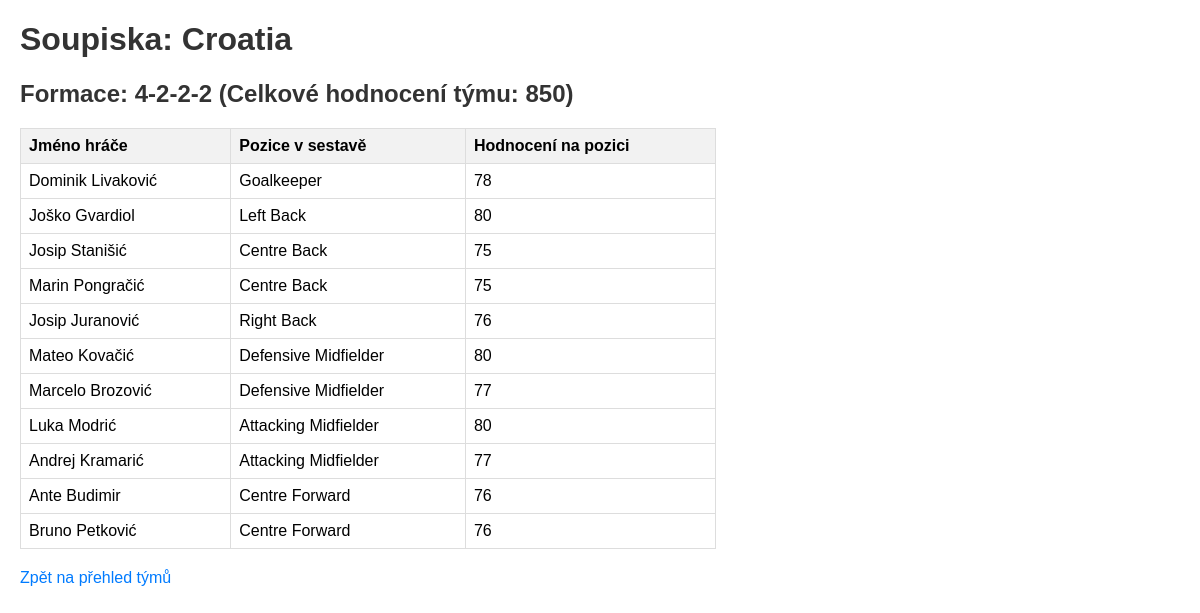
The page /tym/Croatia on the database its author committed.
### tables this page shows
CREATE TABLE "rosters" (
"nationality" TEXT,
  "player_name" TEXT,
  "assigned_position" TEXT,
  "overall_rating_in_position" INTEGER,
  "formation_name" TEXT
);

### app/routes.py (the view)
@app.route('/tym/<team_name>')
def team_roster(team_name):
    conn = get_db()
    players_list = []; formation_name = "N/A"; total_team_rating = 0
    try:
        cursor = conn.execute("SELECT player_name, assigned_position, overall_rating_in_position, formation_name FROM rosters WHERE nationality = ?", (team_name,))
        roster_data_raw = [dict(row) for row in cursor.fetchall()]
        if not roster_data_raw: abort(404)
        formation_name = roster_data_raw[0]['formation_name']
        total_team_rating = sum(p['overall_rating_in_position'] for p in roster_data_raw)
        if formation_name in formations:
            pos_map = {pos: i for i, pos in enumerate(formations[formation_name])}
            players_list = sorted(roster_data_raw, key=lambda p: pos_map.get(p['assigned_position'], 99))
        else: players_list = sorted(roster_data_raw, key=lambda p: p['player_name'])
    except Exception as e: logging.error(f"Error reading roster for {team_name}: {e}"); abort(500)
    return render_template('team_roster.html', title=f'Soupiska - {team_name}', team_name=team_name, formation_name=formation_name, players=players_list, total_team_rating=total_team_rating)

### app/routes.py (called while the page is built)
def get_database_path():
    if 'BASE_DIR' not in app.config:
        app.config['BASE_DIR'] = os.path.dirname(os.path.dirname(os.path.abspath(__file__)))
    return os.path.join(app.config['BASE_DIR'], 'data', 'database.db')

def get_db():
    if 'db' not in g:
        db_path = get_database_path()
        try:
            g.db = sqlite3.connect(db_path)
            g.db.row_factory = sqlite3.Row
            logging.info(f"DB connection successful to {db_path}")
        except sqlite3.Error as e: logging.error(f"DB connection error: {e}"); abort(500)
    return g.db

### app/templates/team_roster.html (shortened to what this page needs)
<!doctype html>
<html>
    <head>
    </head>
    <body>
        <h1>Soupiska: {{ team_name }}</h1>
        <h2>
            Formace: {{ formation_name }} (Celkové hodnocení týmu: {{
            total_team_rating }})
        </h2>
         {% if players %}
        <table>
            <thead>
                <tr>
                    <th>Jméno hráče</th>
                    <th>Pozice v sestavě</th>
                    <th>Hodnocení na pozici</th>
                </tr>
            </thead>
            <tbody>
                {% for player in players %}
                <tr>
                    <td>{{ player.player_name }}</td>
                    <td>{{ player.assigned_position }}</td>
                    <td>{{ player.overall_rating_in_position }}</td>
                </tr>
                {% endfor %}
            </tbody>
        </table>
        {% else %}
        <p>Pro tento tým nebyla nalezena žádná soupiska.</p>
        {% endif %}
        <a href="{{ url_for('index') }}" class="back-link"
            >Zpět na přehled týmů</a
        >
    </body>
</html>

### app/templates/team_roster.html (style rules this page uses)
body { font-family: sans-serif; margin: 20px; }
h1, h2 { color: #333; }
table { border-collapse: collapse; width: 60%; margin-top: 15px; }
th, td { border: 1px solid #ddd; padding: 8px; text-align: left; }
th { background-color: #f2f2f2; }
a { color: #007bff; text-decoration: none; }
.back-link { margin-top: 20px; display: inline-block; }

### rows shown on the page
rosters: formation_name "4-2-2-2", player_name "Dominik Livaković", assigned_position "Goalkeeper", overall_rating_in_position "78"
rosters: player_name "Joško Gvardiol", assigned_position "Left Back", overall_rating_in_position "80"
rosters: player_name "Josip Stanišić", assigned_position "Centre Back", overall_rating_in_position "75"
rosters: player_name "Marin Pongračić", assigned_position "Centre Back", overall_rating_in_position "75"
rosters: player_name "Josip Juranović", assigned_position "Right Back", overall_rating_in_position "76"
rosters: player_name "Mateo Kovačić", assigned_position "Defensive Midfielder", overall_rating_in_position "80"
rosters: player_name "Marcelo Brozović", assigned_position "Defensive Midfielder", overall_rating_in_position "77"
rosters: player_name "Luka Modrić", assigned_position "Attacking Midfielder", overall_rating_in_position "80"
rosters: player_name "Andrej Kramarić", assigned_position "Attacking Midfielder", overall_rating_in_position "77"
rosters: player_name "Ante Budimir", assigned_position "Centre Forward", overall_rating_in_position "76"
rosters: player_name "Bruno Petković", assigned_position "Centre Forward", overall_rating_in_position "76"

### other values the page prints
{{ team_name }} "Croatia"
{{ total_team_rating }} "850"
